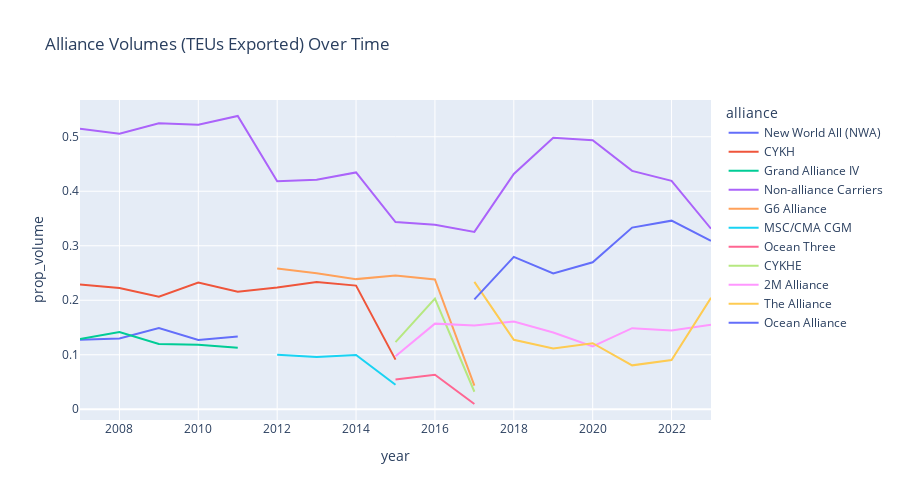

The notebook cell this image was saved under:
### Markdown cell above
## Exploratory Analysis

From publically available documents, we know which carriers are in which alliances over time [timeline graphic]. While much as been written in industry media on the presumed impacts of these alliances, many questions remain unanswered. [lit review?]

### Alliance Volumes Through Time

First, it is worthwhile to inspect the volumes carried by alliance members over time.

### Code cell
df = (
    exports_lf
    #group by alliance and year
    .group_by('alliance', 'year')
    .agg(pl.col('teus').sum())
    #get proportion 
    .with_columns((pl.col('teus')/pl.col('teus').sum().over('year')).alias('prop_volume'))
    .sort(by='year')
    .collect()
)

#plot
fig = px.line(
    df, x='year', y='prop_volume',
    color='alliance',
    title='Alliance Volumes (TEUs Exported) Over Time',
    width=900,
    height=500
    )

fig.show()

### Figure 1 — Plotly figure (JSON) as saved in the notebook; plotly's stock layout.template omitted (floating-point values rounded to 4 significant figures)
{"data": [{"hovertemplate": "alliance=New World All (NWA)<br>year=%{x}<br>prop_volume=%{y}<extra></extra>", "legendgroup": "New World All (NWA)", "line": {"color": "#636efa", "dash": "solid"}, "marker": {"symbol": "circle"}, "mode": "lines", "name": "New World All (NWA)", "orientation": "v", "showlegend": true, "type": "scatter", "x": [2007, 2008, 2009, 2010, 2011], "xaxis": "x", "y": [0.1277, 0.13, 0.149, 0.1271, 0.1336], "yaxis": "y"}, {"hovertemplate": "alliance=CYKH<br>year=%{x}<br>prop_volume=%{y}<extra></extra>", "legendgroup": "CYKH", "line": {"color": "#EF553B", "dash": "solid"}, "marker": {"symbol": "circle"}, "mode": "lines", "name": "CYKH", "orientation": "v", "showlegend": true, "type": "scatter", "x": [2007, 2008, 2009, 2010, 2011, 2012, 2013, 2014, 2015], "xaxis": "x", "y": [0.2288, 0.2227, 0.2066, 0.2324, 0.2155, 0.2232, 0.2334, 0.2269, 0.09104], "yaxis": "y"}, {"hovertemplate": "alliance=Grand Alliance IV<br>year=%{x}<br>prop_volume=%{y}<extra></extra>", "legendgroup": "Grand Alliance IV", "line": {"color": "#00cc96", "dash": "solid"}, "marker": {"symbol": "circle"}, "mode": "lines", "name": "Grand Alliance IV", "orientation": "v", "showlegend": true, "type": "scatter", "x": [2007, 2008, 2009, 2010, 2011], "xaxis": "x", "y": [0.1288, 0.1416, 0.1199, 0.1183, 0.1128], "yaxis": "y"}, {"hovertemplate": "alliance=Non-alliance Carriers<br>year=%{x}<br>prop_volume=%{y}<extra></extra>", "legendgroup": "Non-alliance Carriers", "line": {"color": "#ab63fa", "dash": "solid"}, "marker": {"symbol": "circle"}, "mode": "lines", "name": "Non-alliance Carriers", "orientation": "v", "showlegend": true, "type": "scatter", "x": [2007, 2008, 2009, 2010, 2011, 2012, 2013, 2014, 2015, 2016, 2017, 2018, 2019, 2020, 2021, 2022, 2023], "xaxis": "x", "y": [0.5146, 0.5057, 0.5246, 0.5222, 0.5381, 0.4182, 0.4213, 0.4346, 0.3435, 0.3385, 0.3255, 0.4317, 0.4983, 0.4937, 0.4374, 0.4191, 0.3313], "yaxis": "y"}, {"hovertemplate": "alliance=G6 Alliance<br>year=%{x}<br>prop_volume=%{y}<extra></extra>", "legendgroup": "G6 Alliance", "line": {"color": "#FFA15A", "dash": "solid"}, "marker": {"symbol": "circle"}, "mode": "lines", "name": "G6 Alliance", "orientation": "v", "showlegend": true, "type": "scatter", "x": [2012, 2013, 2014, 2015, 2016, 2017], "xaxis": "x", "y": [0.2585, 0.2495, 0.2388, 0.2453, 0.2382, 0.04354], "yaxis": "y"}, {"hovertemplate": "alliance=MSC/CMA CGM<br>year=%{x}<br>prop_volume=%{y}<extra></extra>", "legendgroup": "MSC/CMA CGM", "line": {"color": "#19d3f3", "dash": "solid"}, "marker": {"symbol": "circle"}, "mode": "lines", "name": "MSC/CMA CGM", "orientation": "v", "showlegend": true, "type": "scatter", "x": [2012, 2013, 2014, 2015], "xaxis": "x", "y": [0.1001, 0.09589, 0.09966, 0.04503], "yaxis": "y"}, {"hovertemplate": "alliance=Ocean Three<br>year=%{x}<br>prop_volume=%{y}<extra></extra>", "legendgroup": "Ocean Three", "line": {"color": "#FF6692", "dash": "solid"}, "marker": {"symbol": "circle"}, "mode": "lines", "name": "Ocean Three", "orientation": "v", "showlegend": true, "type": "scatter", "x": [2015, 2016, 2017], "xaxis": "x", "y": [0.05471, 0.06327, 0.009653], "yaxis": "y"}, {"hovertemplate": "alliance=CYKHE<br>year=%{x}<br>prop_volume=%{y}<extra></extra>", "legendgroup": "CYKHE", "line": {"color": "#B6E880", "dash": "solid"}, "marker": {"symbol": "circle"}, "mode": "lines", "name": "CYKHE", "orientation": "v", "showlegend": true, "type": "scatter", "x": [2015, 2016, 2017], "xaxis": "x", "y": [0.1233, 0.2029, 0.03212], "yaxis": "y"}, {"hovertemplate": "alliance=2M Alliance<br>year=%{x}<br>prop_volume=%{y}<extra></extra>", "legendgroup": "2M Alliance", "line": {"color": "#FF97FF", "dash": "solid"}, "marker": {"symbol": "circle"}, "mode": "lines", "name": "2M Alliance", "orientation": "v", "showlegend": true, "type": "scatter", "x": [2015, 2016, 2017, 2018, 2019, 2020, 2021, 2022, 2023], "xaxis": "x", "y": [0.09715, 0.1571, 0.1539, 0.1611, 0.1409, 0.1154, 0.1487, 0.1444, 0.155], "yaxis": "y"}, {"hovertemplate": "alliance=The Alliance<br>year=%{x}<br>prop_volume=%{y}<extra></extra>", "legendgroup": "The Alliance", "line": {"color": "#FECB52", "dash": "solid"}, "marker": {"symbol": "circle"}, "mode": "lines", "name": "The Alliance", "orientation": "v", "showlegend": true, "type": "scatter", "x": [2017, 2018, 2019, 2020, 2021, 2022, 2023], "xaxis": "x", "y": [0.2338, 0.1275, 0.1116, 0.1211, 0.08059, 0.09048, 0.2046], "yaxis": "y"}, {"hovertemplate": "alliance=Ocean Alliance<br>year=%{x}<br>prop_volume=%{y}<extra></extra>", "legendgroup": "Ocean Alliance", "line": {"color": "#636efa", "dash": "solid"}, "marker": {"symbol": "circle"}, "mode": "lines", "name": "Ocean Alliance", "orientation": "v", "showlegend": true, "type": "scatter", "x": [2017, 2018, 2019, 2020, 2021, 2022, 2023], "xaxis": "x", "y": [0.2015, 0.2797, 0.2493, 0.2698, 0.3333, 0.3461, 0.3091], "yaxis": "y"}], "layout": {"height": 500, "legend": {"title": {"text": "alliance"}, "tracegroupgap": 0}, "title": {"text": "Alliance Volumes (TEUs Exported) Over Time"}, "width": 900, "xaxis": {"anchor": "y", "domain": [0, 1], "title": {"text": "year"}}, "yaxis": {"anchor": "x", "domain": [0, 1], "title": {"text": "prop_volume"}}}}
